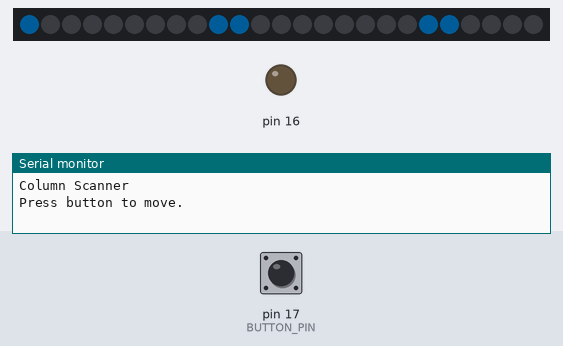
The sketch below on a simulated Arduino Uno, built with avr-gcc and run on an emulated ATmega328P. On the bench: 25 RGB LEDs in strip order, left to right, output pins drawn as LEDs (lit = HIGH), the last lines printed to the serial monitor. The inputs (shaded band) are chosen by the test bench; at power-on: pin 17 (BUTTON_PIN) HIGH. Dim RGB values are drawn brighter than linear.

Above: at 1.2 s.
1.3 s: pin 17 (BUTTON_PIN) pulled LOW for 0.15 s
At 2.1 s:
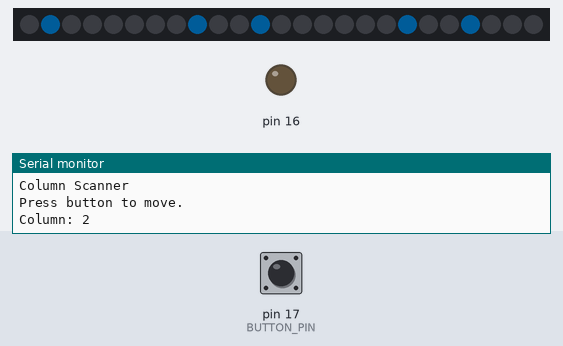
2.9 s: pin 17 (BUTTON_PIN) pulled LOW for 1 s
At 3.3 s:
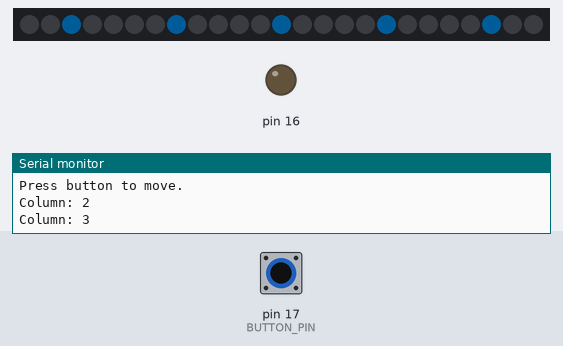
5.4 s: pin 17 (BUTTON_PIN) pulled LOW for 0.15 s
At 6.4 s:
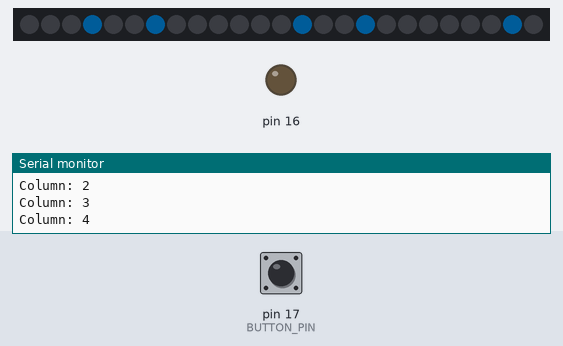
7.0 s: pin 17 (BUTTON_PIN) pulled LOW for 1 s
At 7.6 s:
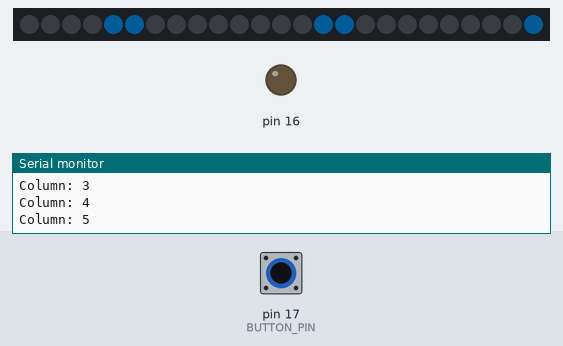
Timing chart, 0 to 10.0 s (numbered marks = the images above; inputs shaded):
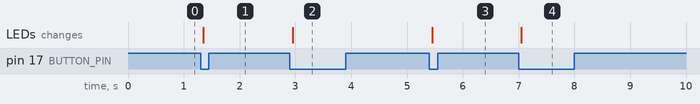

The sketch:

LED_Matrix_Horizontal_Scanner.ino
```cpp
/*
  Matrix Column Scanner

  Each button press moves a solid vertical bar
  one column to the right.

  After the fifth column, it returns to the first.

  Includes software button debouncing.
*/

#include <Arduino.h>
#include <Adafruit_NeoPixel.h>

#define MATRIX_PIN 7
#define NUM_LEDS 25
#define BUTTON_PIN 17

#define DEBOUNCE_TIME 50  // milliseconds

Adafruit_NeoPixel matrix(
  NUM_LEDS,
  MATRIX_PIN,
  NEO_GRB + NEO_KHZ800
);

bool lastButtonReading = HIGH;
bool buttonState = HIGH;

unsigned long lastDebounceTime = 0;

int column = 0;


// Convert coordinates to LED number
int pixelXY(int x, int y) {

  if (y % 2 == 0)
    return y * 5 + x;

  return y * 5 + (4 - x);
}


// Draw the vertical bar
void drawColumn() {

  matrix.clear();

  uint32_t color =
    matrix.Color(0, 150, 255);

  for (int y = 0; y < 5; y++) {

    matrix.setPixelColor(
      pixelXY(column, y),
      color
    );
  }

  matrix.show();
}


void setup() {

  Serial.begin(115200);

  pinMode(16,OUTPUT);
  digitalWrite(16,LOW);

  pinMode(BUTTON_PIN, INPUT_PULLUP);

  matrix.begin();
  matrix.setBrightness(25);

  drawColumn();

  Serial.println("Column Scanner");
  Serial.println("Press button to move.");
}


void loop() {

  // Read the button
  bool reading = digitalRead(BUTTON_PIN);


  // Has the raw button reading changed?
  if (reading != lastButtonReading) {

    // Reset debounce timer
    lastDebounceTime = millis();
  }


  // If the reading has stayed stable long enough
  if ((millis() - lastDebounceTime) > DEBOUNCE_TIME) {

    // Has the confirmed button state changed?
    if (reading != buttonState) {

      buttonState = reading;


      // Button is pressed
      if (buttonState == LOW) {

        column++;

        if (column >= 5)
          column = 0;

        drawColumn();

        Serial.print("Column: ");
        Serial.println(column + 1);
      }
    }
  }


  // Save current raw reading
  lastButtonReading = reading;
}
```

Measured:
- after the input at 1.3 s, the LEDs: change after 0.05 s (image 1)
- after the input at 2.9 s, the LEDs: change after 0.05 s (image 2)
- after the input at 5.4 s, the LEDs: change after 0.05 s (image 3)
- after the input at 7.0 s, the LEDs: change after 0.05 s (image 4)
